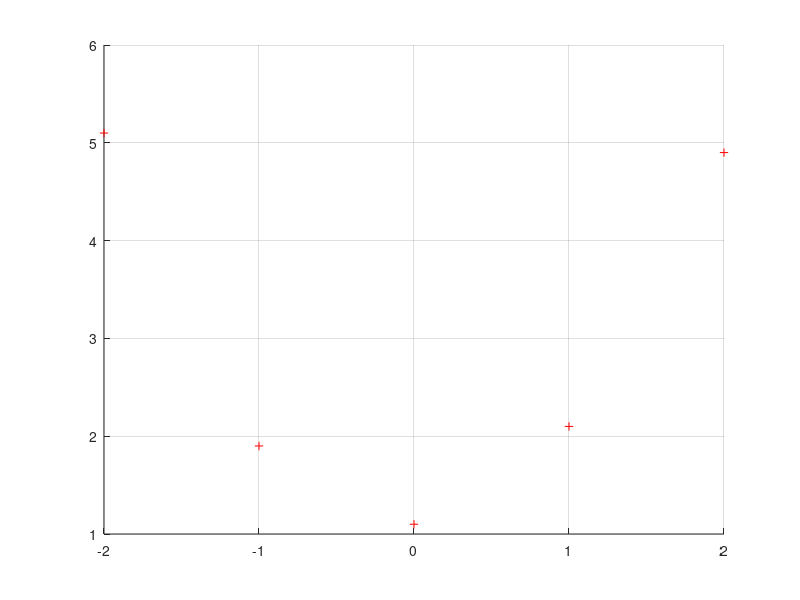

Write MATLAB code to recreate this figure.
clc
clear
clf
format long

X=[-2 -1 0 1 2];
Y=[5.1 1.9 1.1 2.1 4.9];

figure
grid on
hold on
plot(X,Y,'r+')

fi0= ones(1,length(X));
fi1= X ;
fi2= X.^2;

A=zeros(3,3);

A(1,1)=dot(fi0,fi0);
A(1,2)=dot(fi0,fi1);
A(1,3)=dot(fi0,fi2);

A(2,1)=dot(fi1,fi0);
A(2,2)=dot(fi2,fi1);
A(2,3)=dot(fi2,fi2);

A(3,1)=dot(fi2,fi0);
A(3,2)=dot(fi2,fi1);
A(3,3)=dot(fi2,fi2);

b=zeros(3,1);

b(1)= dot(fi0,Y);
b(2)= dot(fi1,Y);
b(3)= dot(fi2,Y);

a=A\b;

x=X(1):0.05:X(5);

parabola=a(1)+a(2)*x+a(3)*x.^2;